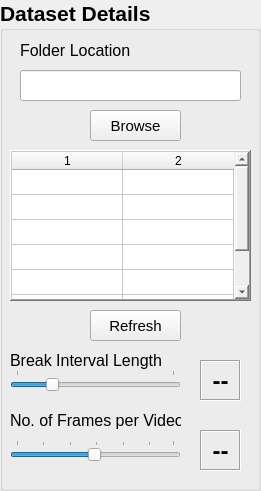
     <widget class="QGroupBox" name="groupBox">
      <property name="geometry">
       <rect>
        <x>930</x>
        <y>60</y>
        <width>261</width>
        <height>491</height>
       </rect>
      </property>
      <property name="font">
       <font>
        <family>Segoe UI</family>
        <pointsize>16</pointsize>
        <bold>true</bold>
       </font>
      </property>
      <property name="autoFillBackground">
       <bool>false</bool>
      </property>
      <property name="styleSheet">
       <string notr="true">border-color: qlineargradient(spread:pad, x1:0, y1:0, x2:1, y2:0, stop:0 rgba(0, 0, 0, 255), stop:2 rgba(255, 255, 255, 255));</string>
      </property>
      <property name="title">
       <string>Dataset Details</string>
      </property>
      <property name="flat">
       <bool>false</bool>
      </property>
      <widget class="QLabel" name="label_3">
       <property name="geometry">
        <rect>
         <x>20</x>
         <y>40</y>
         <width>121</width>
         <height>21</height>
        </rect>
       </property>
       <property name="font">
        <font>
         <family>Segoe UI</family>
         <pointsize>12</pointsize>
        </font>
       </property>
       <property name="text">
        <string>Folder Location</string>
       </property>
      </widget>
      <widget class="QLineEdit" name="directoryLineEdit">
       <property name="geometry">
        <rect>
         <x>20</x>
         <y>70</y>
         <width>221</width>
         <height>31</height>
        </rect>
       </property>
       <property name="font">
        <font>
         <family>Segoe UI</family>
         <pointsize>10</pointsize>
         <italic>true</italic>
        </font>
       </property>
      </widget>
      <widget class="QPushButton" name="browseButton">
       <property name="geometry">
        <rect>
         <x>90</x>
         <y>110</y>
         <width>91</width>
         <height>31</height>
        </rect>
       </property>
       <property name="font">
        <font>
         <family>Segoe UI</family>
         <pointsize>11</pointsize>
        </font>
       </property>
       <property name="text">
        <string>Browse</string>
       </property>
      </widget>
      <widget class="QPushButton" name="refresh_action_list">
       <property name="geometry">
        <rect>
         <x>90</x>
         <y>310</y>
         <width>91</width>
         <height>31</height>
        </rect>
       </property>
       <property name="font">
        <font>
         <pointsize>11</pointsize>
        </font>
       </property>
       <property name="text">
        <string>Refresh</string>
       </property>
      </widget>
      <widget class="QTableWidget" name="action_table">
       <property name="geometry">
        <rect>
         <x>10</x>
         <y>150</y>
         <width>241</width>
         <height>151</height>
        </rect>
       </property>
       <property name="frameShape">
        <enum>QFrame::Shape::WinPanel</enum>
       </property>
       <property name="frameShadow">
        <enum>QFrame::Shadow::Raised</enum>
       </property>
       <property name="lineWidth">
        <number>2</number>
       </property>
       <property name="autoScrollMargin">
        <number>9</number>
       </property>
       <property name="showDropIndicator" stdset="0">
        <bool>false</bool>
       </property>
       <property name="dragEnabled">
        <bool>false</bool>
       </property>
       <property name="dragDropOverwriteMode">
        <bool>false</bool>
       </property>
       <property name="showGrid">
        <bool>true</bool>
       </property>
       <property name="gridStyle">
        <enum>Qt::PenStyle::SolidLine</enum>
       </property>
       <property name="sortingEnabled">
        <bool>false</bool>
       </property>
       <property name="wordWrap">
        <bool>true</bool>
       </property>
       <property name="cornerButtonEnabled">
        <bool>false</bool>
       </property>
       <property name="rowCount">
        <number>7</number>
       </property>
       <property name="columnCount">
        <number>2</number>
       </property>
       <attribute name="horizontalHeaderCascadingSectionResizes">
        <bool>false</bool>
       </attribute>
       <attribute name="horizontalHeaderMinimumSectionSize">
        <number>37</number>
       </attribute>
       <attribute name="horizontalHeaderDefaultSectionSize">
        <number>111</number>
       </attribute>
       <attribute name="horizontalHeaderShowSortIndicator" stdset="0">
        <bool>false</bool>
       </attribute>
       <attribute name="verticalHeaderVisible">
        <bool>false</bool>
       </attribute>
       <attribute name="verticalHeaderDefaultSectionSize">
        <number>25</number>
       </attribute>
       <row/>
       <row/>
       <row/>
       <row/>
       <row/>
       <row/>
       <row/>
       <column/>
       <column/>
      </widget>
      <widget class="QSlider" name="interval_slider">
       <property name="geometry">
        <rect>
         <x>10</x>
         <y>370</y>
         <width>171</width>
         <height>21</height>
        </rect>
       </property>
       <property name="cursor">
        <cursorShape>PointingHandCursor</cursorShape>
       </property>
       <property name="minimum">
        <number>1</number>
       </property>
       <property name="maximum">
        <number>10</number>
       </property>
       <property name="sliderPosition">
        <number>3</number>
       </property>
       <property name="orientation">
        <enum>Qt::Orientation::Horizontal</enum>
       </property>
       <property name="tickPosition">
        <enum>QSlider::TickPosition::TicksAbove</enum>
       </property>
      </widget>
      <widget class="QLabel" name="interval_label">
       <property name="geometry">
        <rect>
         <x>200</x>
         <y>360</y>
         <width>41</width>
         <height>41</height>
        </rect>
       </property>
       <property name="font">
        <font>
         <family>Segoe UI</family>
         <pointsize>18</pointsize>
         <bold>true</bold>
        </font>
       </property>
       <property name="styleSheet">
        <string notr="true">border-color: rgb(0, 0, 0);
border-color: qlineargradient(spread:pad, x1:0, y1:0, x2:1, y2:0, stop:0 rgba(0, 0, 0, 255), stop:1 rgba(255, 255, 255, 255));</string>
       </property>
       <property name="frameShape">
        <enum>QFrame::Shape::Box</enum>
       </property>
       <property name="frameShadow">
        <enum>QFrame::Shadow::Sunken</enum>
       </property>
       <property name="lineWidth">
        <number>1</number>
       </property>
       <property name="text">
        <string>--</string>
       </property>
       <property name="alignment">
        <set>Qt::AlignmentFlag::AlignCenter</set>
       </property>
       <property name="margin">
        <number>0</number>
       </property>
      </widget>
      <widget class="QLabel" name="label_8">
       <property name="geometry">
        <rect>
         <x>10</x>
         <y>350</y>
         <width>151</width>
         <height>21</height>
        </rect>
       </property>
       <property name="font">
        <font>
         <family>Segoe UI</family>
         <pointsize>12</pointsize>
         <bold>false</bold>
        </font>
       </property>
       <property name="text">
        <string>Break Interval Length</string>
       </property>
       <property name="alignment">
        <set>Qt::AlignmentFlag::AlignLeading|Qt::AlignmentFlag::AlignLeft|Qt::AlignmentFlag::AlignVCenter</set>
       </property>
      </widget>
      <widget class="QLabel" name="sequence_label">
       <property name="geometry">
        <rect>
         <x>200</x>
         <y>430</y>
         <width>41</width>
         <height>41</height>
        </rect>
       </property>
       <property name="font">
        <font>
         <family>Segoe UI</family>
         <pointsize>18</pointsize>
         <bold>true</bold>
        </font>
       </property>
       <property name="styleSheet">
        <string notr="true">border-color: rgb(0, 0, 0);
border-color: qlineargradient(spread:pad, x1:0, y1:0, x2:1, y2:0, stop:0 rgba(0, 0, 0, 255), stop:1 rgba(255, 255, 255, 255));</string>
       </property>
       <property name="frameShape">
        <enum>QFrame::Shape::Box</enum>
       </property>
       <property name="frameShadow">
        <enum>QFrame::Shadow::Sunken</enum>
       </property>
       <property name="lineWidth">
        <number>1</number>
       </property>
       <property name="text">
        <string>--</string>
       </property>
       <property name="alignment">
        <set>Qt::AlignmentFlag::AlignCenter</set>
       </property>
       <property name="margin">
        <number>0</number>
       </property>
      </widget>
      <widget class="QSlider" name="sequence_slider">
       <property name="geometry">
        <rect>
         <x>10</x>
         <y>440</y>
         <width>171</width>
         <height>21</height>
        </rect>
       </property>
       <property name="cursor">
        <cursorShape>PointingHandCursor</cursorShape>
       </property>
       <property name="minimum">
        <number>1</number>
       </property>
       <property name="maximum">
        <number>60</number>
       </property>
       <property name="value">
        <number>30</number>
       </property>
       <property name="sliderPosition">
        <number>30</number>
       </property>
       <property name="orientation">
        <enum>Qt::Orientation::Horizontal</enum>
       </property>
       <property name="tickPosition">
        <enum>QSlider::TickPosition::TicksAbove</enum>
       </property>
      </widget>
      <widget class="QLabel" name="label_11">
       <property name="geometry">
        <rect>
         <x>10</x>
         <y>410</y>
         <width>171</width>
         <height>21</height>
        </rect>
       </property>
       <property name="font">
        <font>
         <pointsize>12</pointsize>
        </font>
       </property>
       <property name="text">
        <string>No. of Frames per Video</string>
       </property>
       <property name="alignment">
        <set>Qt::AlignmentFlag::AlignLeading|Qt::AlignmentFlag::AlignLeft|Qt::AlignmentFlag::AlignVCenter</set>
       </property>
      </widget>
     </widget>
